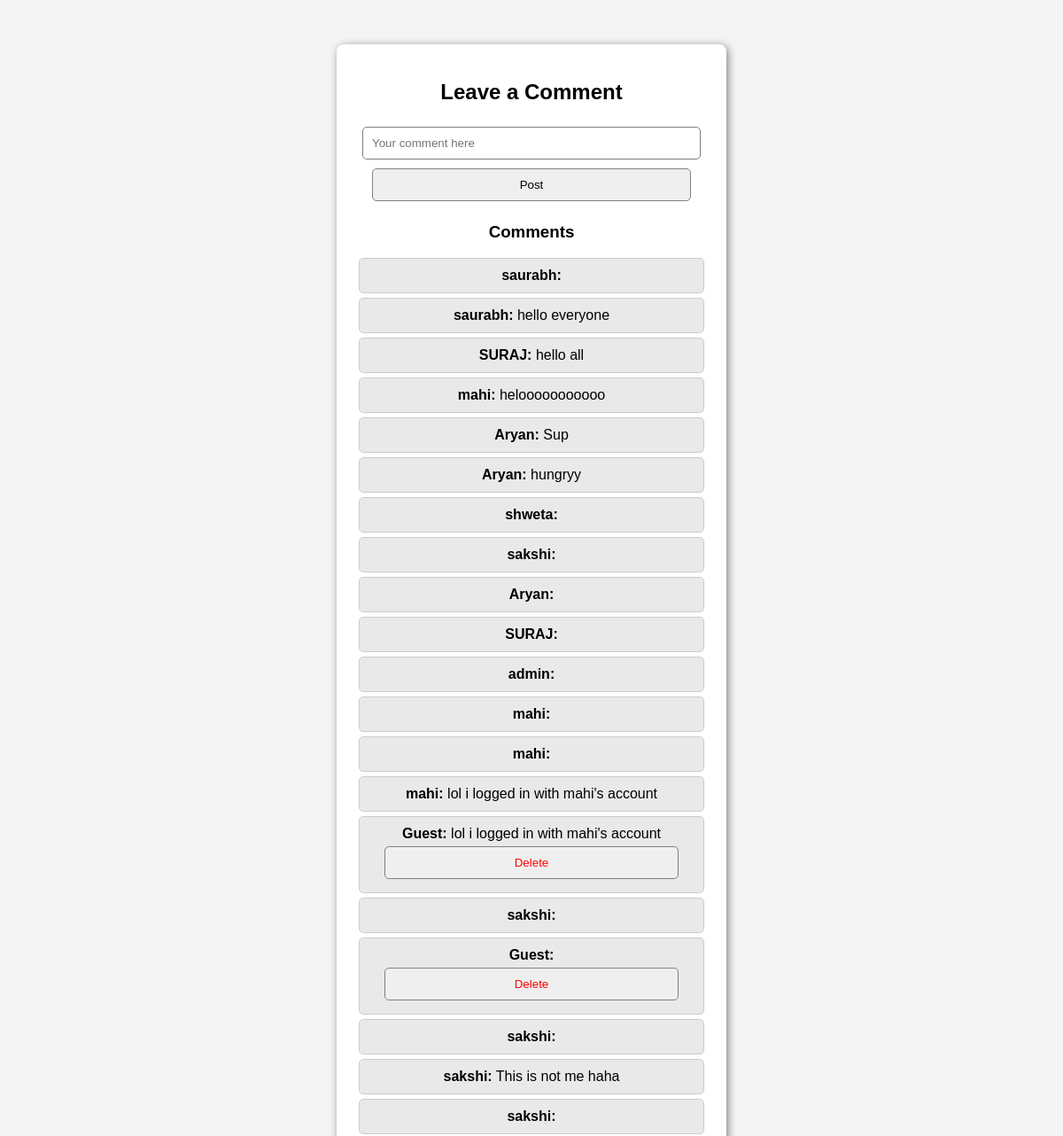
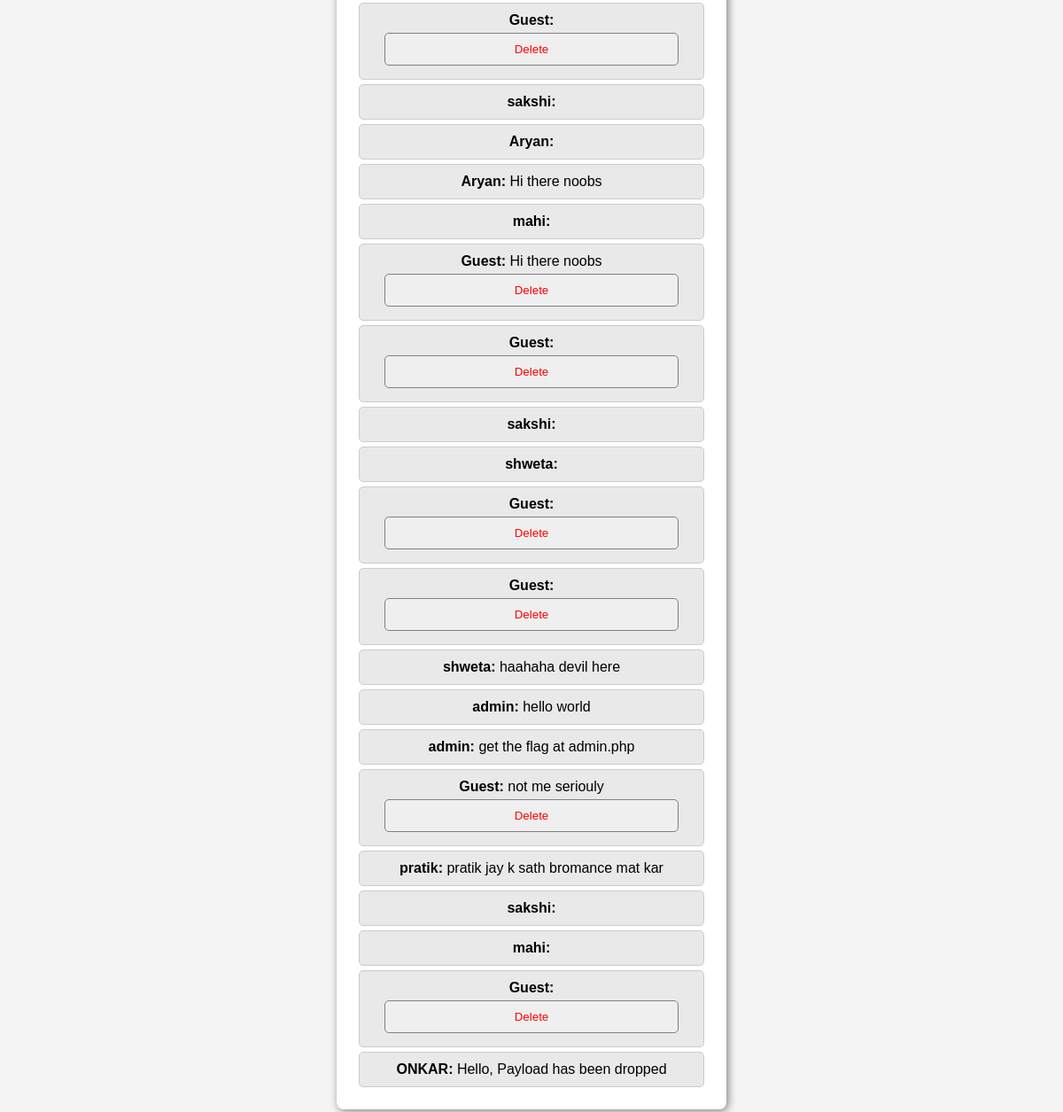
The page /comment.php on the database its author committed (2 pictures, top to bottom).
### tables this page shows
CREATE TABLE `comments` (
  `id` int NOT NULL AUTO_INCREMENT,
  `text` text NOT NULL,
  `username` varchar(50) NOT NULL DEFAULT 'Anonymous',
  PRIMARY KEY (`id`)
);

### comment.php (the view, shortened to what this page needs)
<?php
$host = "localhost";
$user = "root";
$pass = "4545";
$db = "vulnapp";
$conn = new mysqli($host, $user, $pass, $db);
function sanitizeXSS($input) {
    $blacklist = ['window.location', 'document.location', 'innerHTML', 'while(', 'setTimeout', 'setInterval', 'alert(', 'console.log', 'body.remove'];
    return $input;
}
$result = $conn->query("SELECT * FROM comments");
?>
<!DOCTYPE html>
<html lang="en">
<head>
</head>
<body>
    <div class="container">
        <h2>Leave a Comment</h2>
        <form method="POST">
            <input type="text" name="comment" placeholder="Your comment here" required><br>
            <button type="submit">Post</button>
        </form>
        <h3>Comments</h3>
        <?php while ($row = $result->fetch_assoc()) { ?>
            <div class="comment">
                <strong><?php echo htmlspecialchars($row["username"]); ?>:</strong>
                <?php
                    if (isset($_GET["adminsafe"])) {
                        echo htmlspecialchars($row["text"]);
                    } else {
                        echo sanitizeXSS($row["text"]);
                    }
                ?>
                <?php if ($row["username"] == ($_SESSION["user"] ?? "Guest")) { ?>
                    <form method="POST" action="comment.php" style="display:inline;">
                        <button type="submit" name="delete_comment" style="color: red;">Delete</button>
                    </form>
                <?php } ?>
            </div>
        <?php } ?>
    </div>
</body>
</html>

### comment.php (style rules this page uses)
body { font-family: Arial, sans-serif; text-align: center; background: #f4f4f4; }
.container { width: 400px; padding: 20px; background: white; margin: 50px auto; border-radius: 8px; box-shadow: 2px 2px 10px gray; }
input, button { width: 90%; padding: 10px; margin: 5px; border: 1px solid gray; border-radius: 5px; }
.comment { border: 1px solid #ccc; background: #e9e9e9; padding: 10px; margin: 5px; border-radius: 5px; }

### rows shown on the page
comments: username "saurabh"
comments: username "saurabh", text "hello everyone"
comments: username "SURAJ", text "hello all"
comments: username "mahi", text "helooooooooooo"
comments: username "Aryan", text "Sup"
comments: username "Aryan", text "hungryy"
comments: username "shweta"
comments: username "sakshi"
comments: username "Aryan"
comments: username "SURAJ"
comments: username "admin"
comments: username "mahi"
comments: username "mahi"
comments: username "mahi", text "lol i logged in with mahi's account"
comments: username "Guest", text "lol i logged in with mahi's account"
comments: username "sakshi"
comments: username "Guest"
comments: username "sakshi"
comments: username "sakshi", text "This is not me haha"
comments: username "sakshi"
comments: username "Guest"
comments: username "sakshi"
comments: username "Aryan"
comments: username "Aryan", text "Hi there noobs"
comments: username "mahi"
comments: username "Guest", text "Hi there noobs"
comments: username "Guest"
comments: username "sakshi"
comments: username "shweta"
comments: username "Guest"
comments: username "Guest"
comments: username "shweta", text "haahaha devil here"
comments: username "admin", text "hello world"
comments: username "admin", text "get the flag at admin.php"
comments: username "Guest", text "not me seriouly"
comments: username "pratik", text "pratik jay k sath bromance mat kar"
comments: username "sakshi"
comments: username "mahi"
comments: username "Guest"
comments: username "ONKAR", text "Hello, Payload has been dropped"
